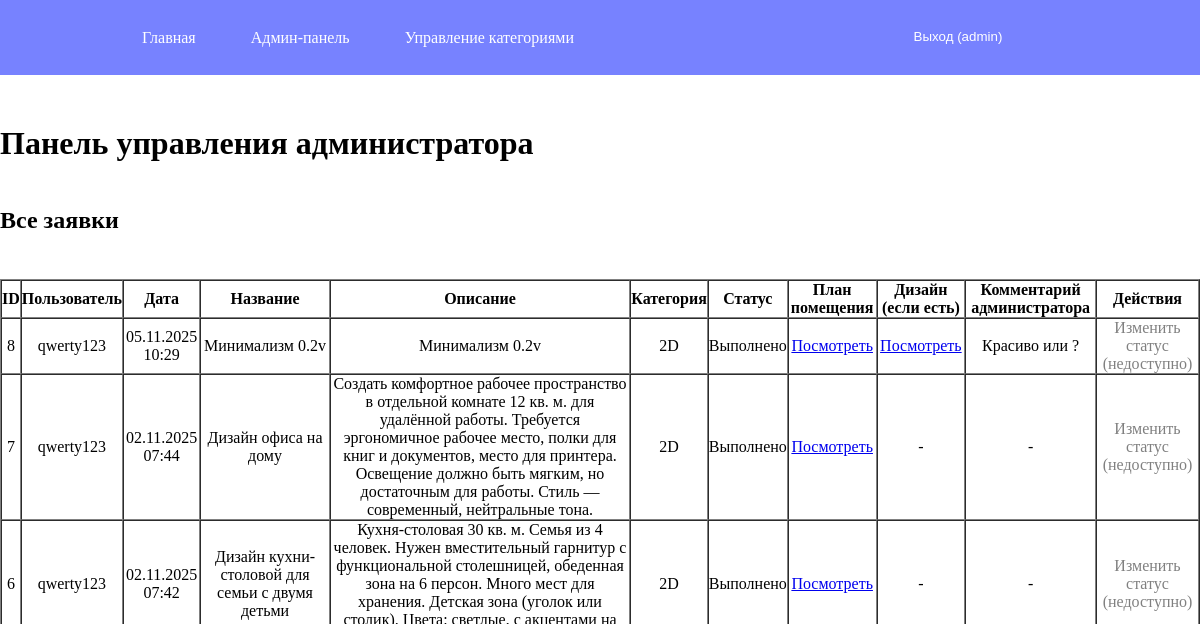
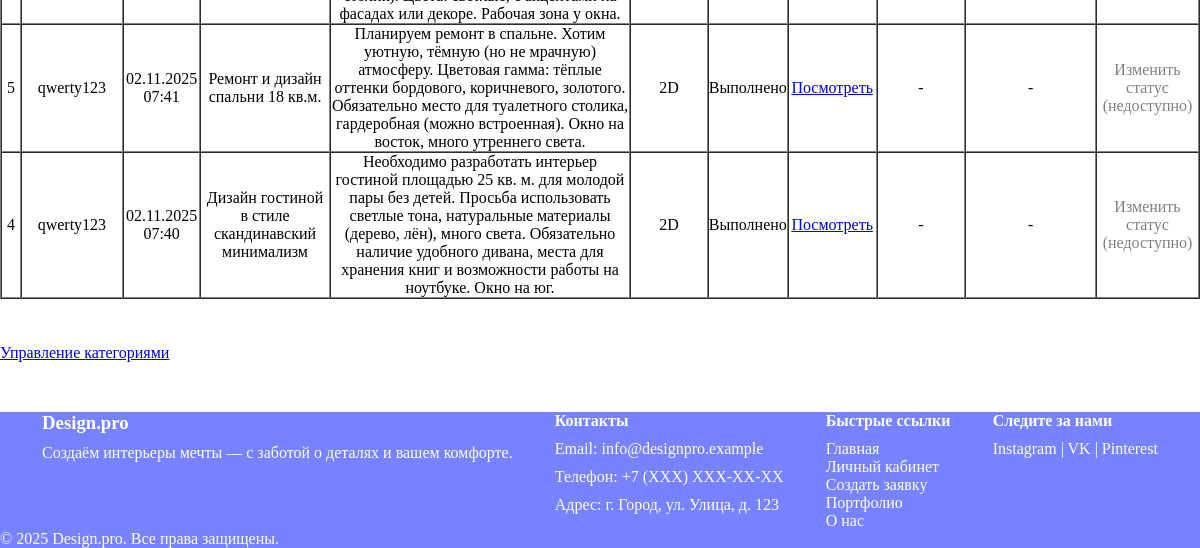
Before: /main/admin_dashboard/ (signed in) with the older database file (2 pictures, top to bottom).
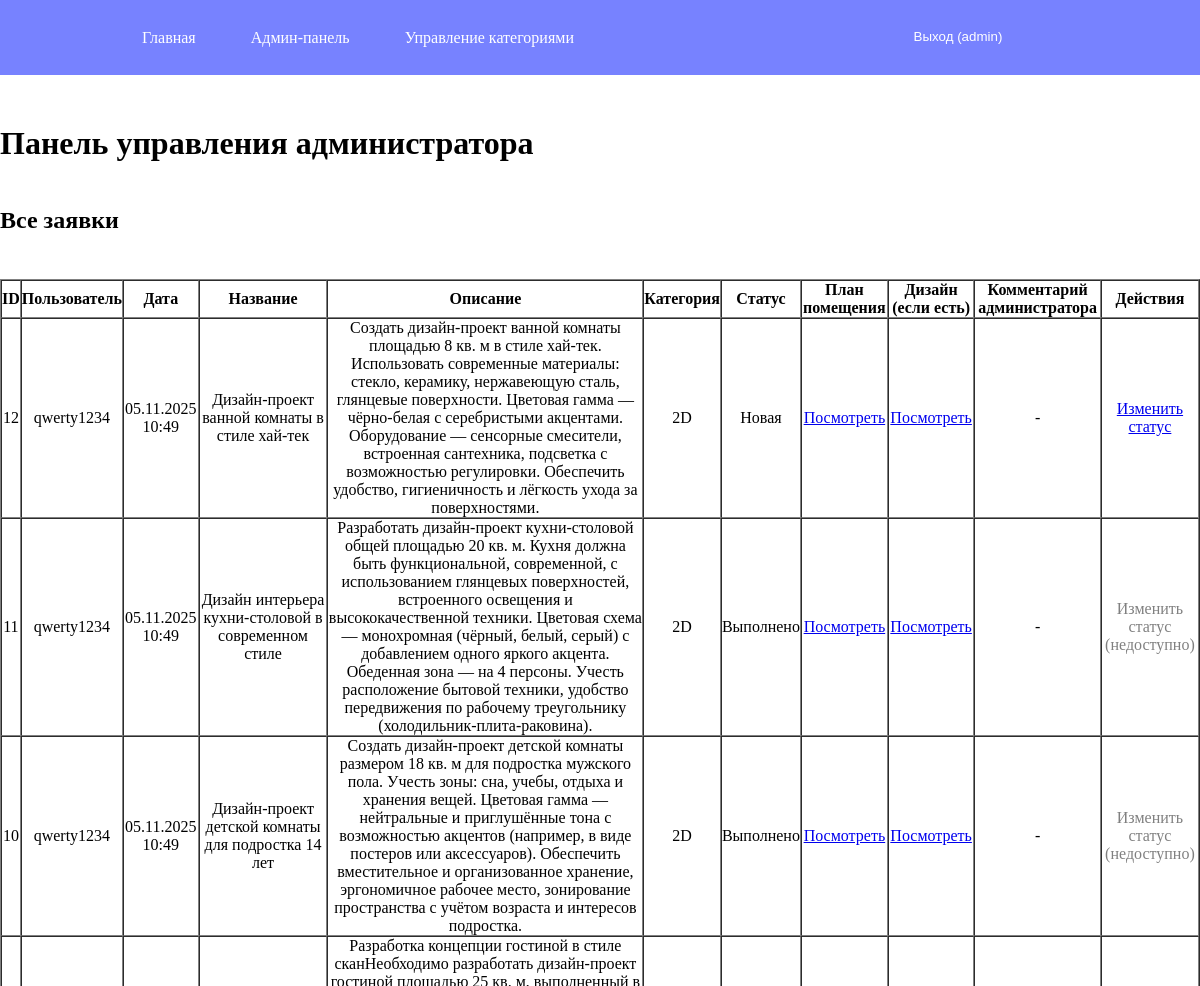
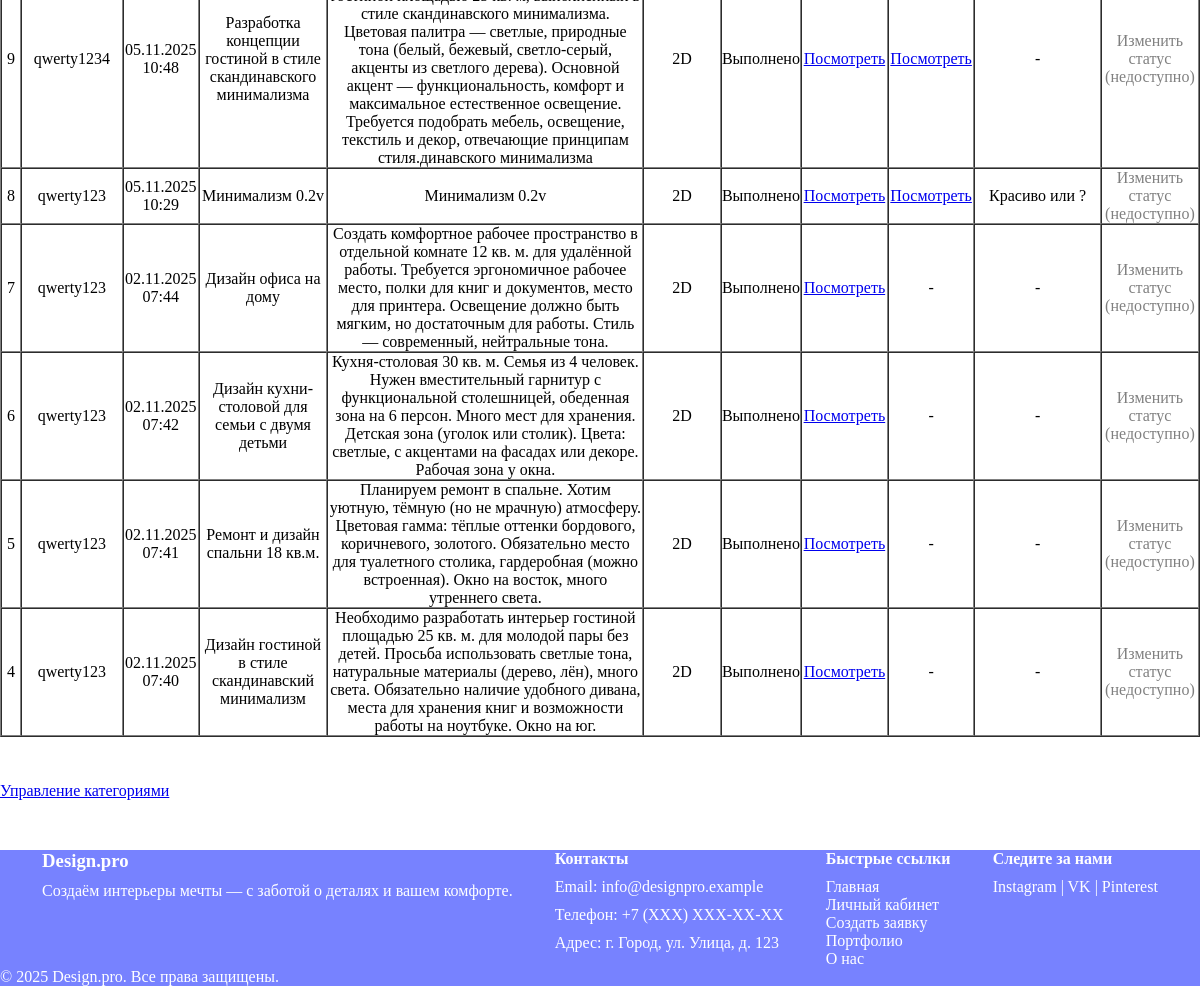
After: the same page with the newer database file (2 pictures, top to bottom).
### main/models.py (models this page shows, shortened)
class DesignRequest(models.Model):
    STATUS_CHOICES = [
        ('new', 'Новая'),
        ('in_progress', 'Принято'),
        ('complited', 'Выполнено'),
    ]
    user = models.ForeignKey(User, on_delete=models.CASCADE, related_name='requests')
    title = models.CharField(max_length=200, null=False, blank=False, verbose_name='Заголовок')
    description = models.TextField(null=False, blank=False, verbose_name='Описание')
    category = models.ForeignKey(Category, on_delete=models.CASCADE)
    plan_image = models.ImageField(upload_to='plan_img/', validators=[validate_image_extension_and_size])
    status = models.CharField(max_length=20, choices=STATUS_CHOICES, default='new')
    created_at = models.DateTimeField(auto_now_add=True)
    design_image = models.ImageField(upload_to='design_img/', validators=[validate_image_extension_and_size], blank=True, null=True)
    admin_comment = models.TextField(null=True, blank=True)
    class Meta:
        verbose_name = 'Заявка на дизайн'
        verbose_name_plural = "Заявки на дизайн"
        ordering = ['-created_at']

class Category(models.Model):
    name = models.CharField(max_length=100, unique=True)
    class Meta:
        verbose_name= 'Категория'
        verbose_name_plural = "Категории"

### main/views.py (the view)
# urls.py: path('admin_dashboard/', views.admin_dashboard, name='admin_dashboard'),
@user_passes_test(is_admin)
def admin_dashboard(request):
    all_requests = DesignRequest.objects.all()
    return render(request, 'main_app/admin_dashboard.html', {'requests': all_requests})

### main/views.py (called while the page is built)
def is_admin(user):
    return user.is_staff

### templates/main_app/admin_dashboard.html (shortened to what this page needs)
{% extends "base.html" %}
{% block content %}
    <h1>Панель управления администратора</h1>
    <h2>Все заявки</h2>
    {% if requests %}
        <table border="1" cellpadding="10" cellspacing="0">
            <thead>
            <tr>
                <th>ID</th>
                <th>Пользователь</th>
                <th>Дата</th>
                <th>Название</th>
                <th>Описание</th>
                <th>Категория</th>
                <th>Статус</th>
                <th>План помещения</th>
                <th>Дизайн (если есть)</th>
                <th>Комментарий администратора</th>
                <th>Действия</th>
            </tr>
            </thead>
            <tbody>
            {% for req in requests %}
                <tr>
                    <td>{{ req.id }}</td>
                    <td>{{ req.user.username }}</td>
                    <td>{{ req.created_at|date:"d.m.Y H:i" }}</td>
                    <td>{{ req.title }}</td>
                    <td>{{ req.description }}</td>
                    <td>{{ req.category.name }}</td>
                    <td>{{ req.get_status_display }}</td>
                    <td>
                        {% if req.plan_image %}
                            <a href="{{ req.plan_image.url }}" target="_blank">Посмотреть</a>
                        {% else %}
                            -
                        {% endif %}
                    </td>
                    <td>
                        {% if req.design_image %}
                            <a href="{{ req.design_image.url }}" target="_blank">Посмотреть</a>
                        {% else %}
                            -
                        {% endif %}
                    </td>
                    <td>{{ req.admin_comment|default:"-" }}</td>
                    <td>
                        {% if req.status == 'new' %}
                            <a href="{% url 'change_status' request_id=req.id %}">Изменить статус</a>
                        {% elif req.status == 'in_progress' %}
                            <a href="{% url 'change_status' request_id=req.id %}">Изменить статус</a>
                        {% else %}
                            <span style="color: grey;">Изменить статус (недоступно)</span>
                        {% endif %}
                    </td>
                </tr>
            {% endfor %}
            </tbody>
        </table>
    {% else %}
        <p>Заявок пока нет.</p>
    {% endif %}
    <p><a href="{% url 'manage_categories' %}">Управление категориями</a></p>
{% endblock %}

Changed rows visible on the page:
added DesignRequest: id "12", user.username "qwerty1234", created_at "05.11.2025 10:49", title "Дизайн-проект ванной комнаты в стиле хай-тек", description "Создать дизайн-проект ванной комнаты площадью 8 кв. м в стиле хай-тек. Использовать современные материалы: стекло, керамику, нержавеющую сталь, глянцевые поверхности. Цветовая гамма — чёрно-белая с серебристыми акцентами. Оборудование — сенсорные смесители, встроенная сантехника, подсветка с возможностью регулировки. Обеспечить удобство, гигиеничность и лёгкость ухода за поверхностями.", category.name "2D", status "Новая", admin_comment "-", shows "Изменить статус"
added DesignRequest: id "11", user.username "qwerty1234", created_at "05.11.2025 10:49", title "Дизайн интерьера кухни-столовой в современном стиле", description "Разработать дизайн-проект кухни-столовой общей площадью 20 кв. м. Кухня должна быть функциональной, современной, с использованием глянцевых поверхностей, встроенного освещения и высококачественной техники. Цветовая схема — монохромная (чёрный, белый, серый) с добавлением одного яркого акцента. Обеденная зона — на 4 персоны. Учесть расположение бытовой техники, удобство передвижения по рабочему треугольнику (холодильник-плита-раковина).", category.name "2D", status "Выполнено", admin_comment "-", shows "Изменить статус (недоступно)"
added DesignRequest: id "10", user.username "qwerty1234", created_at "05.11.2025 10:49", title "Дизайн-проект детской комнаты для подростка 14 лет", description "Создать дизайн-проект детской комнаты размером 18 кв. м для подростка мужского пола. Учесть зоны: сна, учебы, отдыха и хранения вещей. Цветовая гамма — нейтральные и приглушённые тона с возможностью акцентов (например, в виде постеров или аксессуаров). Обеспечить вместительное и организованное хранение, эргономичное рабочее место, зонирование пространства с учётом возраста и интересов подростка.", category.name "2D", status "Выполнено", admin_comment "-", shows "Изменить статус (недоступно)"
added DesignRequest: id "9", user.username "qwerty1234", created_at "05.11.2025 10:48", title "Разработка концепции гостиной в стиле скандинавского минимализма", description "Разработка концепции гостиной в стиле сканНеобходимо разработать дизайн-проект гостиной площадью 25 кв. м, выполненный в стиле скандинавского минимализма. Цветовая палитра — светлые, природные тона (белый, бежевый, светло-серый, акценты из светлого дерева). Основной акцент — функциональность, комфорт и максимальное естественное освещение. Требуется подобрать мебель, освещение, текстиль и декор, отвечающие принципам стиля.динавского минимализма", category.name "2D", status "Выполнено", admin_comment "-", shows "Изменить статус (недоступно)"
